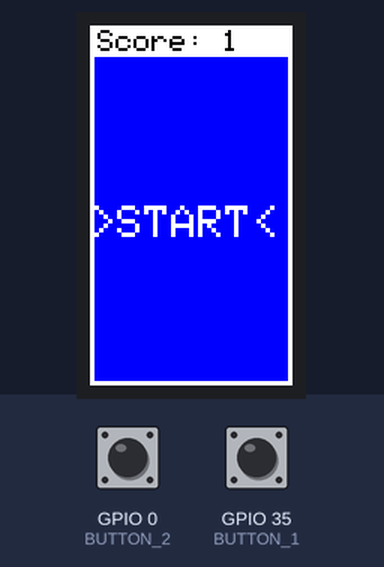
This sketch was run on a simulated ESP32. On the bench: 135×240 colour display. The test bench sets the inputs (shaded band); at power-on: GPIO 0 (BUTTON_2) HIGH, GPIO 35 (BUTTON_1) HIGH. Random numbers use the default seed unless the sketch sets one.

Above: at 1.4 s.
1.5 s: GPIO 0 (BUTTON_2) pulled LOW for 0.15 s
At 1.6 s:
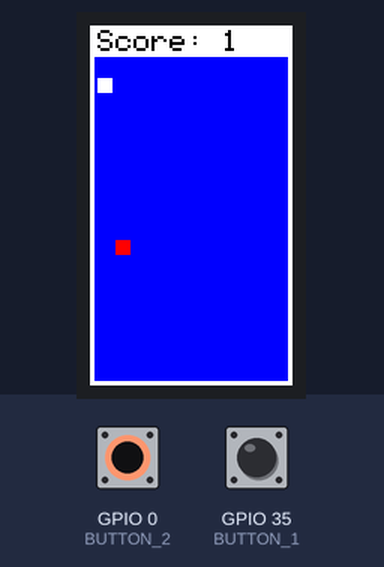
2.2 s: GPIO 35 (BUTTON_1) pulled LOW for 0.15 s
At 2.41 s:
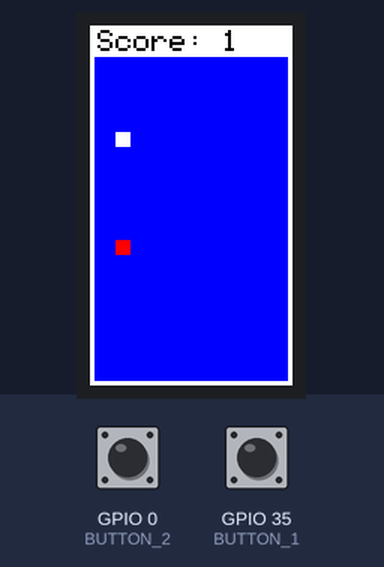
2.9 s: GPIO 0 (BUTTON_2) pulled LOW for 1 s
At 3.63 s:
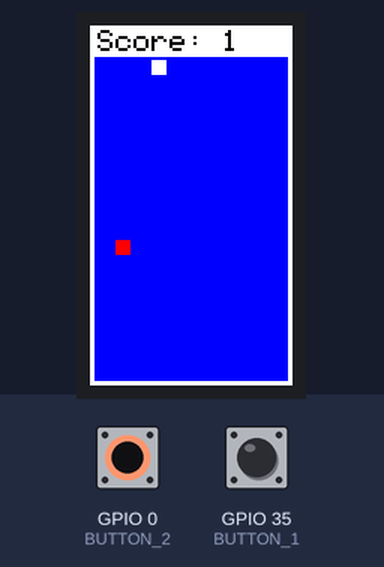
Timing chart, 0 to 5.9 s (numbered marks = the images above; inputs shaded):
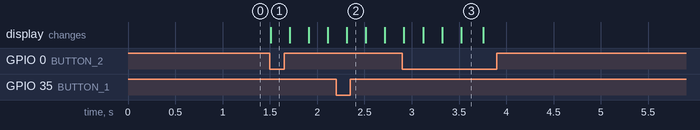

Measured:
- after the input at 1.5 s, the display: changes at once (image 1)

The sketch:

TTGO.ino
```cpp
/////////////////////////////////////////////////////////////////////////////
//
//  A Simple Game of Snake
//  ESP32 + TFT_eSPI on TTGO T-Display

float gameSpeed = 5;  //Higher faster

//#include <Adafruit_GFX.h>
#include <SPI.h>
#include <TFT_eSPI.h>

#ifndef TFT_DISPOFF
#define TFT_DISPOFF 0x28
#endif

#ifndef TFT_SLPIN
#define TFT_SLPIN   0x10
#endif

#define ADC_EN          14
#define ADC_PIN         34
#define BUTTON_1        35
#define BUTTON_2        0

#define blue_width 129
#define blue_heigh 216

boolean start = false; //will not start without say-so
unsigned long offsetT = 0; //time delay for touch
unsigned long offsetM = 0; //time delay for main loop

float gs;
int headX = 1;        //coordinates for head
int headY = 1;
int beenHeadX[170];   //coordinates to clear later
int beenHeadY[170];
int changeX = 0;      //the direction of the snake
int changeY = 1;
boolean lastMoveH = false; //to keep from going back on oneself
int score = 1;
int foodX;            //coordinates of food
int foodY;
boolean eaten = true; //if true a new food will be made
int loopCount = 0; //number of times the loop has run
int clearPoint = 0;  //when the loopCount is reset
boolean clearScore = false;
uint32_t suspendCount = 0;

//initialize the display
TFT_eSPI tft = TFT_eSPI(135, 240);

void setup() {
  gs = 1000 / gameSpeed; //calculated gameSpeed in milliseconds

  memset(beenHeadX, 0, sizeof(beenHeadX)); //initiate beenHead with a bunch of zeros
  memset(beenHeadY, 0, sizeof(beenHeadY));

  tft.begin();           //turn on display
  tft.setRotation(0);

  tft.fillScreen(TFT_WHITE);                //sets background
  tft.fillRect(3, 21, blue_width, blue_heigh, TFT_BLUE);

  tft.setTextColor(TFT_WHITE); //Start notification
  tft.setTextSize(3);
  tft.setCursor(0, 120);
  tft.print(">START<");

  tft.setTextColor(TFT_BLACK); //Score keeper
  tft.setTextSize(2);
  tft.setCursor(5, 3);
  tft.print("Score: ");
  printScore();

  randomSeed(analogRead(6)); //make every game unique

  pinMode(BUTTON_1, INPUT_PULLUP);
  pinMode(BUTTON_2, INPUT_PULLUP);

  attachInterrupt(digitalPinToInterrupt(BUTTON_1),right, FALLING);
  attachInterrupt(digitalPinToInterrupt(BUTTON_2),left, FALLING);
}

void loop() {
  if (suspendCount++>10000000) suspend(); //auto suspend after ~10 sec.
  if (clearScore and start) { //resets score from last game, won't clear
    score = 1;                //until new game starts so you can show off
    printScore();             //your own score
    clearScore = false;
  }
  if (millis() - offsetM > gs and start) {
    beenHeadX[loopCount] = headX;  //adds current head coordinates to be
    beenHeadY[loopCount] = headY;  //covered later

    headX = headX + (changeX);  //head moved
    headY = headY + (changeY);

    if (headX - foodX == 0 and headY - foodY == 0) { //food
      score += 1;
      printScore();
      eaten = true;
    }

    loopCount += 1; //loopCount used for addressing, mostly

    if (loopCount > 169) {            //if loopCount exceeds size of
      clearPoint = loopCount - score; //beenHead arrays, reset to zero
      loopCount = 0;
    }

    drawDot(headX, headY); //head is drawn

    if (loopCount - score >= 0) { //if array has not been reset
      eraseDot(beenHeadX[loopCount - score], beenHeadY[loopCount - score]);
    }  //covers end of tail
    else {
      eraseDot(beenHeadX[clearPoint], beenHeadY[clearPoint]);
      clearPoint += 1;
    }

    if (eaten) {     //randomly create a new piece of food if last was eaten
      do {           //but not inside the snake's body
        foodX = random(2, 9);
        foodY = random(2, 17);
      } while (belongsToBody(foodX, foodY));
      eaten = false;
    }

    drawDotRed(foodX, foodY); //draw the food

    if (headX > 10 or headX < 1 or headY < 1 or headY > 18) { //Boudaries
      endGame();
    }

    if (belongsToBody(headX, headY)) {
      endGame();
    }

    offsetM = millis(); //reset game loop timer
  }
}

void endGame() {
  tft.fillRect(3, 21, blue_width, blue_heigh, TFT_BLUE); //deletes the old game

  eaten = true; //new food will be created

  tft.setCursor(30, 100);       //Retry message
  tft.setTextSize(3);
  tft.setTextColor(TFT_WHITE);
  tft.print("GAME");
  tft.setCursor(30, 130);
  tft.print("OVER!");
  tft.setTextColor(TFT_BLACK); //sets back to scoreboard settings
  tft.setTextSize(2);

  tft.setCursor(5, 3);
  tft.print("Score: ");

  headX = 1;              //reset snake
  headY = 1;
  changeX = 0;
  changeY = 1;
  lastMoveH = false;

  memset(beenHeadX, 0, sizeof(beenHeadX)); //clear the beenHead arrays
  memset(beenHeadY, 0, sizeof(beenHeadY)); //probably not necessary

  loopCount = 0;
  clearScore = true;
  start = false;     //stops game
}

void drawDot(int x, int y) {
  tft.fillRect(12*(x-1)+5, 12*(y-1)+23, 10, 10, TFT_WHITE);
}

void drawDotRed(int x, int y) {
  tft.fillRect(12*(x-1)+5, 12*(y-1)+23, 10, 10, TFT_RED);
}

void eraseDot(int x, int y) {
  tft.fillRect(12*(x-1)+5, 12*(y-1)+23, 10, 10, TFT_BLUE);
}

void printScore() {
  tft.fillRect(88, 3, 50, 16, TFT_WHITE);//clears old score
  tft.setCursor(88, 3);
  tft.print(score);                            //prints current score
}

bool belongsToBody(int x, int y)
{
  if (loopCount - score < 0) {         //check to see if head is on tail
    for (int j = 0; j < loopCount; j++) {
      if (x == beenHeadX[j] and y == beenHeadY[j]) {
        return true;
      }
    }
    for (int k = clearPoint; k < 152; k++) {
      if (x == beenHeadX[k] and y == beenHeadY[k]) {
        return true;
      }
    }
  }
  else {
    for (int i = loopCount - (score - 1); i < loopCount; i++) {
      if (x == beenHeadX[i] and y == beenHeadY[i]) {
        return true;
      }
    }
  }

  return false;
}

void espDelay(int ms)
{
    esp_sleep_enable_timer_wakeup(ms * 1000);
    esp_sleep_pd_config(ESP_PD_DOMAIN_RTC_PERIPH, ESP_PD_OPTION_ON);
    esp_light_sleep_start();
}

void suspend()
{
  suspendCount=0;
  int r = digitalRead(TFT_BL);
  tft.fillScreen(TFT_BLACK);
  tft.setTextColor(TFT_GREEN, TFT_BLACK);
  tft.setTextSize(1);
  tft.setTextDatum(MC_DATUM);
  tft.drawString("Press again to wake up", tft.width() / 2, tft.height() / 2);
  espDelay(4000);
  digitalWrite(TFT_BL, !r);

  tft.writecommand(TFT_DISPOFF);
  tft.writecommand(TFT_SLPIN);
  //After using light sleep, you need to disable timer wake, because here use external IO port to wake up
  esp_sleep_disable_wakeup_source(ESP_SLEEP_WAKEUP_TIMER);
  // esp_sleep_enable_ext1_wakeup(GPIO_SEL_35, ESP_EXT1_WAKEUP_ALL_LOW);
  esp_sleep_enable_ext0_wakeup(GPIO_NUM_35, 0);
  delay(200);
  esp_deep_sleep_start();
}

void left() {
  suspendCount=0;
  if (start)
  {
    if (millis() - offsetT > gs and !lastMoveH) {
      //if (changeY==-1)
      //{
        changeX = -1;
        changeY = 0;
        offsetT = millis();
        lastMoveH = true;
      //}
    }
    else if (millis() - offsetT > gs and lastMoveH) {
      if (changeX==1)
      {
        changeX = 0;
        changeY = -1;
        offsetT = millis();
        lastMoveH = false;
      }
      else if (changeX==-1)
      {
        changeX = 0;
        changeY = 1;
        offsetT = millis();
        lastMoveH = false;
      }
    }
  }
  else if (millis() - offsetT > gs and !start)
  {
    tft.fillRect(3, 100, 126, 60, TFT_BLUE); //Erase start message
    start = true;                                //allows loop to start
    offsetT = millis();
  }
}

void right() {
  suspendCount=0;
  if (millis() - offsetT > gs and !lastMoveH) {
    //if (changeY==-1)
    //{
      changeX = 1;
      changeY = 0;
      offsetT = millis();
      lastMoveH = true;
    //}
  }
  else if (millis() - offsetT > gs and lastMoveH) {
    if (changeX==1)
    {
      changeX = 0;
      changeY = 1;
      offsetT = millis();
      lastMoveH = false;
    }
    else if (changeX==-1)
    {
      changeX = 0;
      changeY = -1;
      offsetT = millis();
      lastMoveH = false;
    }
  }
}
```
